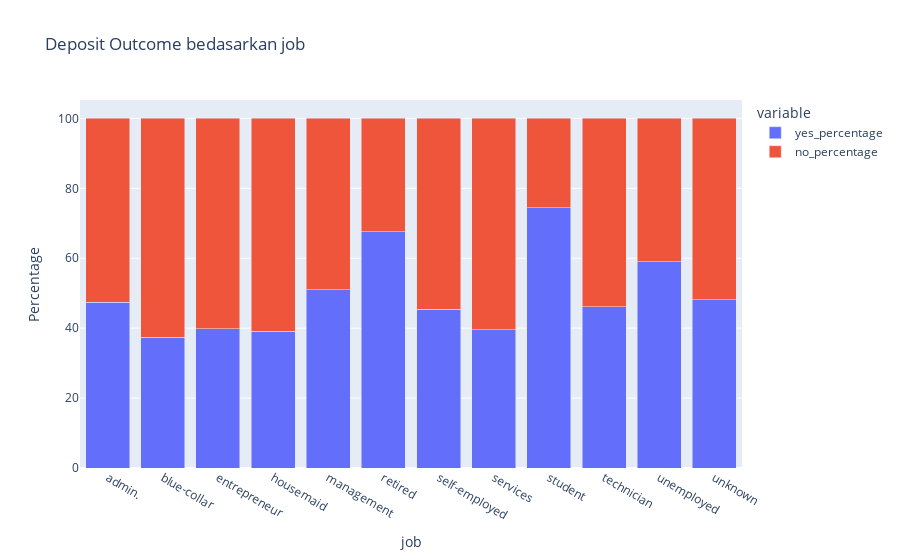

Here is the notebook cell this chart was saved with:
### Markdown cell above
Dapat terlihat bahwa:
1. Distribusi untuk kolom age, balance, campaign dan pdays adalah right skewed distribution
2. Terdapat outlier pada kolom age, balance, campaign, pdays
3. Umur nasabah > 70 tahun dianggap outlier
4. Outlier tidak kita drop pada kolom age balance campaign dan pdays dikarenakan hal berikut:
   - Umur lebih dari 70 tahun dan nasabah ini melakukan deposit adalah wajar karena banyak nasabah yang berumur tinggi memiliki deposit atau menyimpan uang untuk hari tua
   - Balance yang bervariasi ada yang tinggi sekali dan rendah sekali merupakan hal yang wajar tergantung dari jumlah uang yang ingin disimpan oleh nasabah dalam rekening, ataupun jumlah hutang yang dimiliki oleh nasabah.
   - Jumlah campaign yang rendah maupun tinggi adalah hal yang wajar, Biasanya nasabah yang memiliki potensi tinggi akan melakukan deposit akan diberikan marketing campaign yang sangat sering ataupun bahkan terus menerus dari waktu ke waktu
   - Jumlah waktu sejak marketing campaign terakhir ada yang sampai > 800 merupakan hal yang wajar. Hal ini bisa menjadi salah satu kelalaian dari tim telemarketing yang terlewat untuk menghubungi nasabah ataupun nasabah ini dianggap pasti akan melakukan deposit atau dianggap bukan nasabah yang potensial jadi tidak perlu dihubungi dalam waktu dekat.

### Code cell
# Mengelompokkan data bedasarkan job dan deposit
grouped_data = df.groupby(['job', 'deposit'])['deposit'].count().unstack()

# Menghitung persentase
grouped_data['total'] = grouped_data.sum(axis=1)
grouped_data['yes_percentage'] = grouped_data['yes'] / grouped_data['total'] * 100
grouped_data['no_percentage'] = grouped_data['no'] / grouped_data['total'] * 100

# Reset index
grouped_data = grouped_data.reset_index()

# Membuat stacked bar plot
fig = px.bar(grouped_data, x='job', y=['yes_percentage', 'no_percentage'],
             title='Deposit Outcome bedasarkan job', barmode='stack')

# Set y-axis label
fig.update_yaxes(title_text='Percentage')


fig.show()

### Figure 1 — Plotly figure (JSON) as saved in the notebook; plotly's stock layout.template omitted (floating-point values rounded to 4 significant figures)
{"data": [{"alignmentgroup": "True", "hovertemplate": "variable=yes_percentage<br>job=%{x}<br>value=%{y}<extra></extra>", "legendgroup": "yes_percentage", "marker": {"color": "#636efa", "pattern": {"shape": ""}}, "name": "yes_percentage", "offsetgroup": "yes_percentage", "orientation": "v", "showlegend": true, "textposition": "auto", "type": "bar", "x": ["admin.", "blue-collar", "entrepreneur", "housemaid", "management", "retired", "self-employed", "services", "student", "technician", "unemployed", "unknown"], "xaxis": "x", "y": [47.44, 37.44, 39.83, 39.13, 51.0, 67.59, 45.36, 39.51, 74.49, 46.09, 59.04, 48.15], "yaxis": "y"}, {"alignmentgroup": "True", "hovertemplate": "variable=no_percentage<br>job=%{x}<br>value=%{y}<extra></extra>", "legendgroup": "no_percentage", "marker": {"color": "#EF553B", "pattern": {"shape": ""}}, "name": "no_percentage", "offsetgroup": "no_percentage", "orientation": "v", "showlegend": true, "textposition": "auto", "type": "bar", "x": ["admin.", "blue-collar", "entrepreneur", "housemaid", "management", "retired", "self-employed", "services", "student", "technician", "unemployed", "unknown"], "xaxis": "x", "y": [52.56, 62.56, 60.17, 60.87, 49.0, 32.41, 54.64, 60.49, 25.51, 53.91, 40.96, 51.85], "yaxis": "y"}], "layout": {"barmode": "stack", "legend": {"title": {"text": "variable"}, "tracegroupgap": 0}, "title": {"text": "Deposit Outcome bedasarkan job"}, "xaxis": {"anchor": "y", "domain": [0, 1], "title": {"text": "job"}}, "yaxis": {"anchor": "x", "domain": [0, 1], "title": {"text": "Percentage"}}}}
